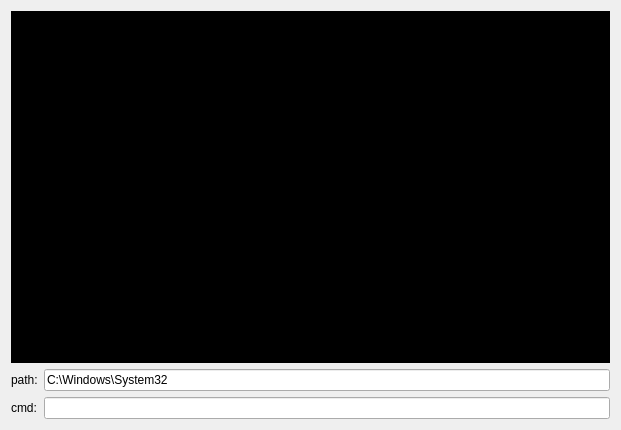
<?xml version="1.0" encoding="UTF-8"?>
<ui version="4.0">
 <class>CmdForm</class>
 <widget class="QWidget" name="CmdForm">
  <property name="geometry">
   <rect>
    <x>0</x>
    <y>0</y>
    <width>621</width>
    <height>430</height>
   </rect>
  </property>
  <property name="windowTitle">
   <string>Form</string>
  </property>
  <layout class="QGridLayout" name="gridLayout">
   <item row="0" column="0">
    <layout class="QVBoxLayout" name="verticalLayout_3">
     <item>
      <widget class="QTextBrowser" name="shellwindow">
       <property name="styleSheet">
        <string notr="true">background-color: rgb(0, 0, 0);</string>
       </property>
      </widget>
     </item>
     <item>
      <layout class="QHBoxLayout" name="horizontalLayout">
       <item>
        <layout class="QVBoxLayout" name="verticalLayout_2">
         <item>
          <widget class="QLabel" name="label">
           <property name="text">
            <string>path:</string>
           </property>
          </widget>
         </item>
         <item>
          <widget class="QLabel" name="dirLabel">
           <property name="text">
            <string>cmd:</string>
           </property>
          </widget>
         </item>
        </layout>
       </item>
       <item>
        <layout class="QVBoxLayout" name="verticalLayout">
         <item>
          <widget class="QLineEdit" name="pathEdit">
           <property name="text">
            <string>C:\Windows\System32</string>
           </property>
          </widget>
         </item>
         <item>
          <widget class="QLineEdit" name="cmdEdit"/>
         </item>
        </layout>
       </item>
      </layout>
     </item>
    </layout>
   </item>
  </layout>
 </widget>
 <resources/>
 <connections/>
</ui>
